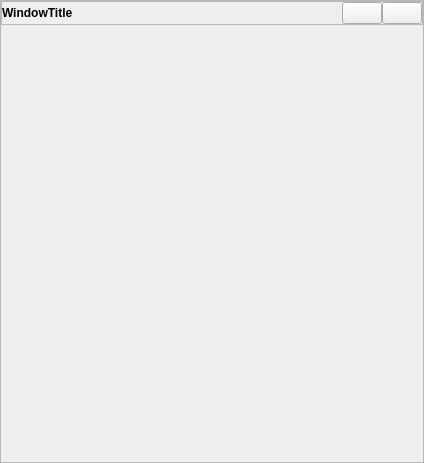
<?xml version="1.0" encoding="UTF-8"?>
<ui version="4.0">
 <class>FramelessMidiWindow</class>
 <widget class="QWidget" name="FramelessMidiWindow">
  <property name="geometry">
   <rect>
    <x>0</x>
    <y>0</y>
    <width>424</width>
    <height>463</height>
   </rect>
  </property>
  <property name="minimumSize">
   <size>
    <width>60</width>
    <height>60</height>
   </size>
  </property>
  <property name="windowTitle">
   <string>Form</string>
  </property>
  <layout class="QVBoxLayout" name="verticalLayout_4">
   <property name="spacing">
    <number>0</number>
   </property>
   <property name="leftMargin">
    <number>0</number>
   </property>
   <property name="topMargin">
    <number>0</number>
   </property>
   <property name="rightMargin">
    <number>0</number>
   </property>
   <property name="bottomMargin">
    <number>0</number>
   </property>
   <item>
    <layout class="QVBoxLayout" name="verticalLayout_3">
     <property name="spacing">
      <number>0</number>
     </property>
     <item>
      <widget class="QFrame" name="frame">
       <property name="frameShape">
        <enum>QFrame::StyledPanel</enum>
       </property>
       <property name="frameShadow">
        <enum>QFrame::Plain</enum>
       </property>
       <property name="lineWidth">
        <number>3</number>
       </property>
       <layout class="QVBoxLayout" name="verticalLayout_2" stretch="0,1,0">
        <property name="spacing">
         <number>0</number>
        </property>
        <property name="leftMargin">
         <number>0</number>
        </property>
        <property name="topMargin">
         <number>0</number>
        </property>
        <property name="rightMargin">
         <number>0</number>
        </property>
        <property name="bottomMargin">
         <number>0</number>
        </property>
        <item>
         <widget class="QFrame" name="titleBar">
          <property name="sizePolicy">
           <sizepolicy hsizetype="Preferred" vsizetype="Fixed">
            <horstretch>0</horstretch>
            <verstretch>0</verstretch>
           </sizepolicy>
          </property>
          <property name="frameShape">
           <enum>QFrame::StyledPanel</enum>
          </property>
          <property name="frameShadow">
           <enum>QFrame::Plain</enum>
          </property>
          <property name="lineWidth">
           <number>3</number>
          </property>
          <layout class="QHBoxLayout" name="horizontalLayout">
           <property name="spacing">
            <number>0</number>
           </property>
           <property name="leftMargin">
            <number>0</number>
           </property>
           <property name="topMargin">
            <number>0</number>
           </property>
           <property name="rightMargin">
            <number>0</number>
           </property>
           <property name="bottomMargin">
            <number>0</number>
           </property>
           <item>
            <widget class="QLabel" name="titleLabel">
             <property name="font">
              <font>
               <bold>true</bold>
              </font>
             </property>
             <property name="text">
              <string>WindowTitle</string>
             </property>
            </widget>
           </item>
           <item>
            <widget class="QPushButton" name="MinimizeButton">
             <property name="sizePolicy">
              <sizepolicy hsizetype="Maximum" vsizetype="Fixed">
               <horstretch>0</horstretch>
               <verstretch>0</verstretch>
              </sizepolicy>
             </property>
             <property name="text">
              <string/>
             </property>
             <property name="icon">
              <iconset resource="../Icons/app_resources.qrc">
               <normaloff>:/Icons/actions/list-remove.png</normaloff>:/Icons/actions/list-remove.png</iconset>
             </property>
             <property name="iconSize">
              <size>
               <width>15</width>
               <height>15</height>
              </size>
             </property>
             <property name="flat">
              <bool>false</bool>
             </property>
            </widget>
           </item>
           <item>
            <widget class="QPushButton" name="zoomButton">
             <property name="sizePolicy">
              <sizepolicy hsizetype="Maximum" vsizetype="Fixed">
               <horstretch>0</horstretch>
               <verstretch>0</verstretch>
              </sizepolicy>
             </property>
             <property name="text">
              <string/>
             </property>
             <property name="icon">
              <iconset resource="../Icons/app_resources.qrc">
               <normaloff>:/Icons/actions/system-search.png</normaloff>:/Icons/actions/system-search.png</iconset>
             </property>
             <property name="iconSize">
              <size>
               <width>15</width>
               <height>15</height>
              </size>
             </property>
             <property name="flat">
              <bool>false</bool>
             </property>
            </widget>
           </item>
          </layout>
         </widget>
        </item>
        <item>
         <layout class="QVBoxLayout" name="contentLayout"/>
        </item>
        <item>
         <spacer name="verticalSpacer">
          <property name="orientation">
           <enum>Qt::Vertical</enum>
          </property>
          <property name="sizeHint" stdset="0">
           <size>
            <width>20</width>
            <height>40</height>
           </size>
          </property>
         </spacer>
        </item>
       </layout>
      </widget>
     </item>
    </layout>
   </item>
  </layout>
 </widget>
 <resources>
  <include location="../Icons/app_resources.qrc"/>
 </resources>
 <connections/>
</ui>
